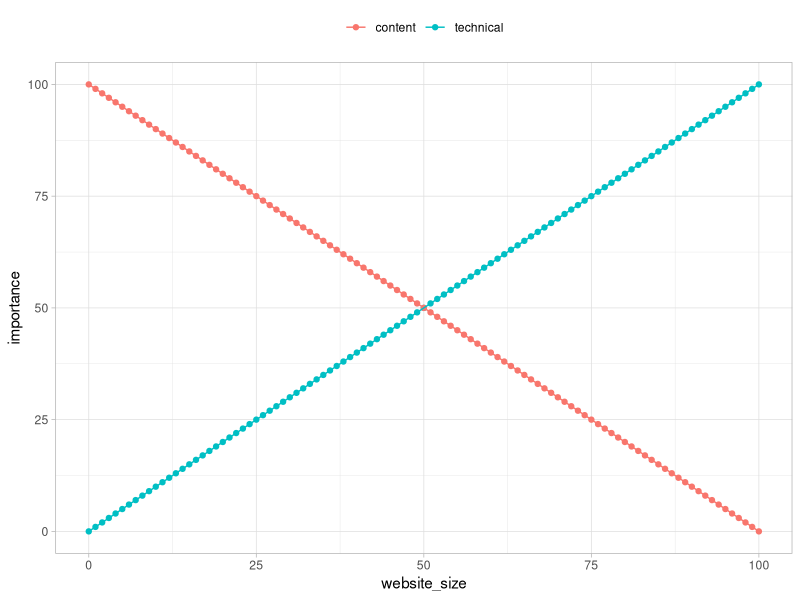

R code for this plot:
## ---- chunk 1
library(dplyr)
library(ggplot2)

technical <- tibble(website_size = seq(0, 100, 1),
                    importance = seq(0, 100, 1)) %>% 
  mutate(segment = "technical")

content <- tibble(website_size = rev(seq(0, 100, 1)),
                  importance = seq(0, 100, 1)) %>% 
  mutate(segment = "content")

df <- rbind(technical, content)

p <- df %>% 
  ggplot(aes(website_size, importance, color = segment)) +
  geom_point() +
  geom_line() +
  labs(color = NULL) +
  theme_light() +
  theme(legend.position = 'top')
## ---- chunk 2
p
